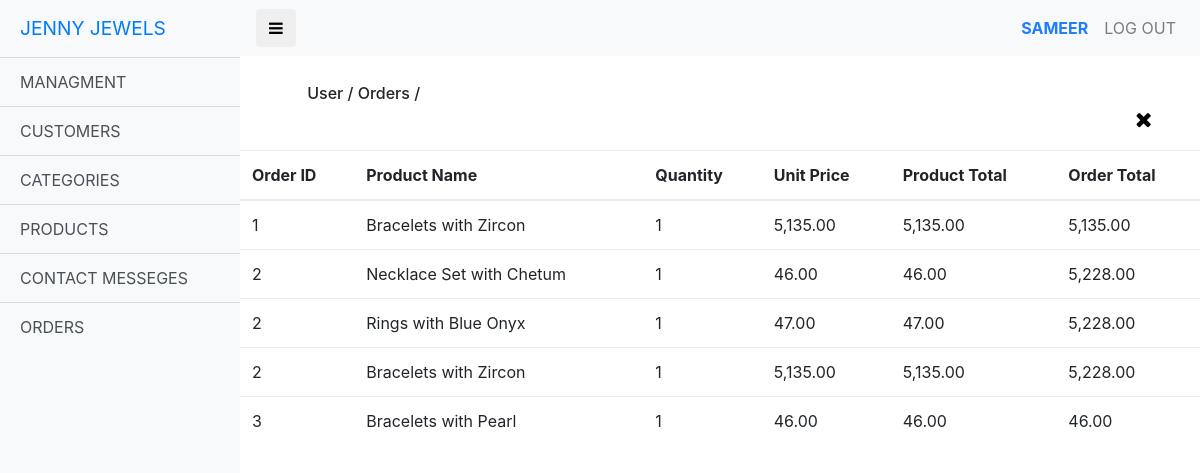
Page /admin_orders.php (signed in) on the committed database.
### tables this page shows
CREATE TABLE `invoice` (
  `I_id` int(11) NOT NULL,
  `Pro_Id` int(11) NOT NULL,
  `O_Id` int(11) NOT NULL,
  `Pro_Name` varchar(255) NOT NULL,
  `Pro_PerUnittPrice` int(11) NOT NULL,
  `Pro_Quantity` int(11) NOT NULL
);

CREATE TABLE `orders` (
  `O_Id` int(11) NOT NULL,
  `O_Total_Amount` int(11) NOT NULL,
  `O_Customer` int(11) DEFAULT NULL
);

### admin_orders.php (the view)
<?php include 'header2.php';
 include 'admin_action.php';
 ?>
<H6 style="margin-left: 7%; margin-top: 3%;">User / Orders /</H6>
<h6><a href="admin.php"  style="float: right; margin-right: 5%; text-decoration: none; color: black;"><i class="fa fa-times fa-lg"></i></a></h6>
<div style="margin-top: 5%;">
			<table class="table  table-stripped tbl">
    <thead>
      <tr>
      	 <th>Order ID</th>
        <th>Product Name</th>
        <th>Quantity</th>
        <th>Unit Price</th>
        <th>Product Total</th>
        <th>Order Total</th>
      </tr>
    </thead>
    <tbody>
    			 	<?php
 $query = "select * from orders inner join invoice on orders.O_Id=invoice.O_Id";
 $result = mysqli_query($conn,$query);
 while($res = mysqli_fetch_array($result)){
 ?>
      <tr>
        <td><?php echo $res['O_Id'];  ?></td>
        <td><?php echo $res['Pro_Name'];  ?></td>
        <td><?php echo $res['Pro_Quantity'];  ?></td>
        <td><?php echo number_format($res['Pro_PerUnittPrice'],2)  ?></td>
        <td><?php echo number_format($res['Pro_PerUnittPrice']* $res['Pro_Quantity'],2)  ?></td>
        <td><?php echo number_format($res['O_Total_Amount'],2)  ?></td>
      </tr>
     <?php
 }
 ?>
  </table>
</div>
 <?php include 'footer2.php'; ?>

### header2.php (shortened to what this page needs)
<!DOCTYPE html>
<html lang="en">
<head>
  <link href="vendor/bootstrap/css/bootstrap.min.css" rel="stylesheet">
  <link href="https://stackpath.bootstrapcdn.com/font-awesome/4.7.0/css/font-awesome.min.css" rel="stylesheet">
  <link href="css/simple-sidebar.css" rel="stylesheet">
  <link href="css/style4.css" rel="stylesheet">
</head>
<body>
  <div class="d-flex" id="wrapper">
    <div class="bg-light border-right" id="sidebar-wrapper">
      <div class="sidebar-heading"><a href="index.php" style="text-decoration:none;">JENNY JEWELS</a></div>
      <div class="list-group list-group-flush">
        <a href="addadmin.php" class="list-group-item list-group-item-action bg-light">MANAGMENT</a>
        <a href="addcustomer.php" class="list-group-item list-group-item-action bg-light">CUSTOMERS</a>
        <a href="addcategory.php" class="list-group-item list-group-item-action bg-light">CATEGORIES</a>
        <a href="addproduct.php" class="list-group-item list-group-item-action bg-light">PRODUCTS</a>
        <a href="viewcontact.php" class="list-group-item list-group-item-action bg-light">CONTACT MESSEGES</a>
        <a href="admin_orders.php" class="list-group-item list-group-item-action bg-light">ORDERS</a>
      </div>
    </div>
    <div id="page-content-wrapper">
      <nav class="navbar navbar-expand-lg navbar-light bg-light border-bottom">
        <button class="btn btn-default" id="menu-toggle"><i class="fa fa-bars"></i></button>
        <div class="collapse navbar-collapse" id="navbarSupportedContent">
          <ul class="navbar-nav ml-auto mt-2 mt-lg-0">
            <li class="nav-item">
              <a class="nav-link" href="#" style="text-transform:uppercase; color: #207dff; font-weight: bold; "><?=$_SESSION['adminname']; ?></a>
            </li>
            <li class="nav-item">
              <a class="nav-link" href="logout.php">LOG OUT</a>
            </li>
          </ul>
        </div>
      </nav>

### footer2.php (shortened to what this page needs)
  </div>
  </div>
</body>
</html>

### css/simple-sidebar.css (style rules this page uses)
body { overflow-x: hidden; }
#sidebar-wrapper { min-height: 100vh; margin-left: -15rem; -webkit-transition: margin .25s ease-out; -moz-transition: margin .25s ease-out; -o-transition: margin .25s ease-out; transition: margin .25s ease-out; }
#sidebar-wrapper .sidebar-heading { padding: 0.875rem 1.25rem; font-size: 1.2rem; }
#sidebar-wrapper .list-group { width: 15rem; }
#page-content-wrapper { min-width: 100vw; }
@media (min-width: 768px) { #sidebar-wrapper { margin-left: 0; } }
@media (min-width: 768px) { #page-content-wrapper { min-width: 0; width: 100%; } }

### rows in the picture
invoice: O_Id "1", Pro_Name "Bracelets with Zircon", Pro_Quantity "1", Pro_PerUnittPrice "5,135.00", $res['Pro_PerUnittPrice']* $res['Pro_Quantity'] "5,135.00", O_Id.O_Total_Amount "5,135.00"
invoice: O_Id "2", Pro_Name "Necklace Set with Chetum", Pro_Quantity "1", Pro_PerUnittPrice "46.00", $res['Pro_PerUnittPrice']* $res['Pro_Quantity'] "46.00", O_Id.O_Total_Amount "5,228.00"
invoice: O_Id "2", Pro_Name "Rings with Blue Onyx", Pro_Quantity "1", Pro_PerUnittPrice "47.00", $res['Pro_PerUnittPrice']* $res['Pro_Quantity'] "47.00", O_Id.O_Total_Amount "5,228.00"
invoice: O_Id "2", Pro_Name "Bracelets with Zircon", Pro_Quantity "1", Pro_PerUnittPrice "5,135.00", $res['Pro_PerUnittPrice']* $res['Pro_Quantity'] "5,135.00", O_Id.O_Total_Amount "5,228.00"
invoice: O_Id "3", Pro_Name "Bracelets with Pearl", Pro_Quantity "1", Pro_PerUnittPrice "46.00", $res['Pro_PerUnittPrice']* $res['Pro_Quantity'] "46.00", O_Id.O_Total_Amount "46.00"

### other values in the picture
$_SESSION['adminname'] "SAMEER"
